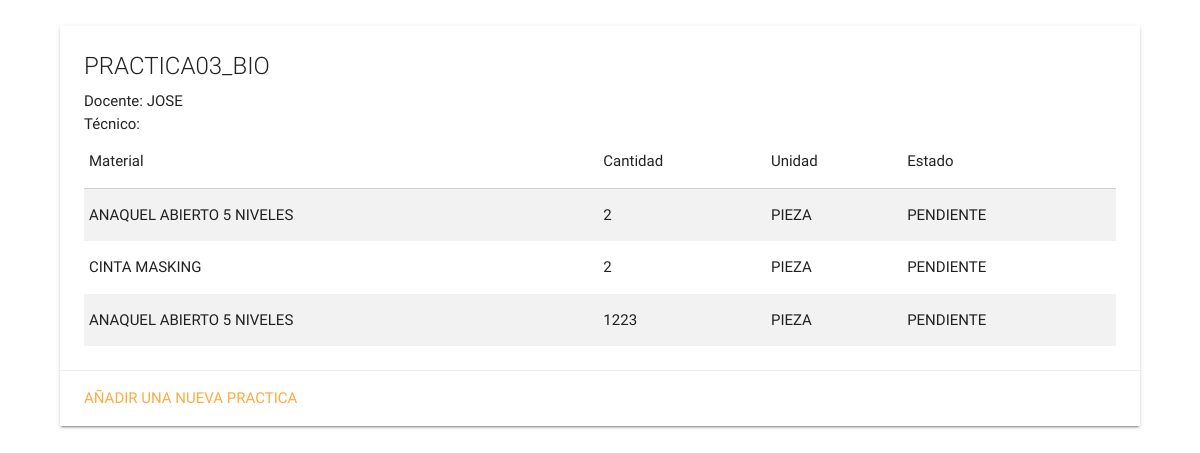
The app's page /paginas/verpractica.php?practica=PRACTICA03_BIO (signed in), older data.
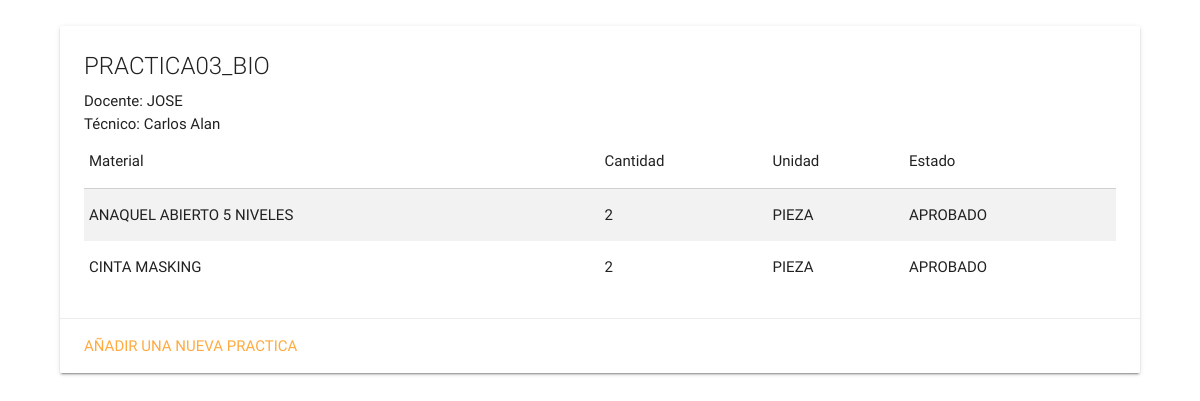
The same page, newer data.
### tables this page shows
CREATE TABLE `material_practica` (
  `ID_PRACTICA` varchar(50) NOT NULL,
  `ID_MATERIAL` int(50) NOT NULL,
  `ID_HORARIO` int(5) NOT NULL,
  `ID_TECNICO` varchar(50) DEFAULT NULL,
  `CANTIDAD_USADA` varchar(10) NOT NULL,
  `UNIDAD` varchar(50) NOT NULL,
  `ESTADO` varchar(20) NOT NULL,
  `OBSERVACIONES` mediumtext
);

CREATE TABLE `material` (
  `ID_MATERIAL` int(50) NOT NULL,
  `USUARIO_ADMIN` varchar(50) NOT NULL,
  `DESCRIPCION` mediumtext NOT NULL,
  `MARCA` varchar(50) NOT NULL,
  `PROVEDOR` varchar(50) NOT NULL,
  `CANTIDAD` varchar(10) NOT NULL,
  `UNIDAD` varchar(50) NOT NULL,
  `FECHA_ENTREGA` date NOT NULL,
  `FECHA_ACTUALIZACION` date NOT NULL,
  `OBSERVACIONES` mediumtext
);

### paginas/verpractica.php (the view, shortened to what this page needs)
<!DOCTYPE html>
<html>
  <head>
  </head>
  <body>
    <div style="width:90%;margin: 26px auto;">
      <div class="card">
				<div class="card-content">
	        <?php
	          include '../conexion.php';
	          mysqli_query($conect,"SET NAMES 'utf8'");
	          $practica = $_GET['practica'];
	          $docente = "SELECT DISTINCT(horario.ID_MAESTRO)
	                      FROM material_practica
	                      INNER JOIN horario ON material_practica.ID_HORARIO = horario.ID_HORARIO WHERE material_practica.ID_PRACTICA = '{$practica}'";
	          $tecnico = "SELECT DISTINCT(tecnico.`NOMBRE(S)`)
	                      FROM material_practica
	                      INNER JOIN tecnico ON material_practica.ID_TECNICO = tecnico.ID_TECNICO WHERE material_practica.ID_PRACTICA = '{$practica}'";
	          $lista = "SELECT material.DESCRIPCION, material_practica.CANTIDAD_USADA, material_practica.UNIDAD, material_practica.ESTADO
	                       FROM material_practica
	                       INNER JOIN material ON material_practica.ID_MATERIAL = material.ID_MATERIAL WHERE material_practica.ID_PRACTICA = '{$practica}'";
	          $docente = mysqli_query($conect,$docente);
	          $docente = mysqli_fetch_array($docente,MYSQLI_BOTH);
	          if($tecnico = mysqli_query($conect,$tecnico)){
								$tecnico = mysqli_fetch_array($tecnico,MYSQLI_BOTH);
						}
						else {
								$tecnico = "No asignado";
						}
	          $lista = mysqli_query($conect,$lista);
						echo "<span class='card-title truncate'>".$practica."</span>Docente: ".$docente[0]."<br>Técnico: ".$tecnico[0]."";
	          echo "<table class='striped' border='1px'>
	                  <thead>
		                  <tr>
		                    <td>Material</td>
		                    <td>Cantidad</td>
		                    <td>Unidad</td>
												<td>Estado</td>
		                  </tr>
										</thead>";
	          while ($result = mysqli_fetch_array($lista, MYSQLI_BOTH)) {
	            echo "<tr>
	                    <td>".$result[0]."</td>
	                    <td>".$result[1]."</td>
	                    <td>".$result[2]."</td>
											<td>".$result[3]."</td>
	                  </tr>";
	          }
	          echo "</table>";
	        ?>
				</div>
				<div class="card-action">
					<a href="crear_practica.php">Añadir una nueva practica</a>
				</div>
      </div>
    </div>
  </body>
</html>

Row changes from the older to the newer data that the page shows:
removed material_practica: ID_MATERIAL.DESCRIPCION "ANAQUEL ABIERTO 5 NIVELES", CANTIDAD_USADA "2", UNIDAD "PIEZA", ESTADO "PENDIENTE"
removed material_practica: ID_MATERIAL.DESCRIPCION "ANAQUEL ABIERTO 5 NIVELES", CANTIDAD_USADA "1223", UNIDAD "PIEZA", ESTADO "PENDIENTE"
added material_practica: ID_MATERIAL.DESCRIPCION "ANAQUEL ABIERTO 5 NIVELES", CANTIDAD_USADA "2", UNIDAD "PIEZA", ESTADO "APROBADO"
changed material_practica "CINTA MASKING": ESTADO "PENDIENTE" → "APROBADO"
Text that changed along with them:
$tecnico[0]: (not shown) → "Carlos Alan"
